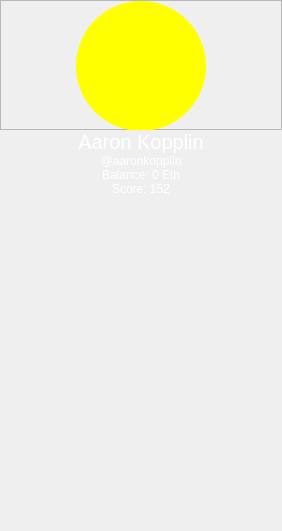
<?xml version="1.0" encoding="UTF-8"?>
<ui version="4.0">
 <class>Frame</class>
 <widget class="QFrame" name="Frame">
  <property name="geometry">
   <rect>
    <x>0</x>
    <y>0</y>
    <width>282</width>
    <height>531</height>
   </rect>
  </property>
  <property name="windowTitle">
   <string>Frame</string>
  </property>
  <layout class="QVBoxLayout" name="verticalLayout">
   <property name="spacing">
    <number>0</number>
   </property>
   <property name="leftMargin">
    <number>0</number>
   </property>
   <property name="topMargin">
    <number>0</number>
   </property>
   <property name="rightMargin">
    <number>0</number>
   </property>
   <property name="bottomMargin">
    <number>0</number>
   </property>
   <item>
    <widget class="QFrame" name="frame_11">
     <property name="sizePolicy">
      <sizepolicy hsizetype="Minimum" vsizetype="Fixed">
       <horstretch>0</horstretch>
       <verstretch>0</verstretch>
      </sizepolicy>
     </property>
     <property name="minimumSize">
      <size>
       <width>275</width>
       <height>130</height>
      </size>
     </property>
     <property name="maximumSize">
      <size>
       <width>16777215</width>
       <height>130</height>
      </size>
     </property>
     <property name="sizeIncrement">
      <size>
       <width>0</width>
       <height>130</height>
      </size>
     </property>
     <property name="styleSheet">
      <string notr="true"/>
     </property>
     <property name="frameShape">
      <enum>QFrame::StyledPanel</enum>
     </property>
     <property name="frameShadow">
      <enum>QFrame::Raised</enum>
     </property>
     <layout class="QHBoxLayout" name="horizontalLayout_9">
      <property name="spacing">
       <number>0</number>
      </property>
      <property name="leftMargin">
       <number>0</number>
      </property>
      <property name="topMargin">
       <number>0</number>
      </property>
      <property name="rightMargin">
       <number>0</number>
      </property>
      <property name="bottomMargin">
       <number>0</number>
      </property>
      <item>
       <widget class="QLabel" name="profile_label">
        <property name="sizePolicy">
         <sizepolicy hsizetype="Maximum" vsizetype="MinimumExpanding">
          <horstretch>0</horstretch>
          <verstretch>0</verstretch>
         </sizepolicy>
        </property>
        <property name="maximumSize">
         <size>
          <width>130</width>
          <height>130</height>
         </size>
        </property>
        <property name="styleSheet">
         <string notr="true">border-radius: 65px;
background-color: yellow;
min-width: 130px;
min-height: 130px;
</string>
        </property>
        <property name="text">
         <string/>
        </property>
       </widget>
      </item>
     </layout>
    </widget>
   </item>
   <item>
    <widget class="QLabel" name="name_label">
     <property name="styleSheet">
      <string notr="true">font-size: 20px; color: white;</string>
     </property>
     <property name="text">
      <string>Aaron Kopplin</string>
     </property>
     <property name="alignment">
      <set>Qt::AlignCenter</set>
     </property>
    </widget>
   </item>
   <item>
    <widget class="QLabel" name="username_label">
     <property name="styleSheet">
      <string notr="true">color: white;</string>
     </property>
     <property name="text">
      <string>@aaronkopplin</string>
     </property>
     <property name="alignment">
      <set>Qt::AlignCenter</set>
     </property>
    </widget>
   </item>
   <item>
    <widget class="QLabel" name="balance_label">
     <property name="styleSheet">
      <string notr="true">color: white;</string>
     </property>
     <property name="text">
      <string>Balance: 0 Eth</string>
     </property>
     <property name="alignment">
      <set>Qt::AlignCenter</set>
     </property>
    </widget>
   </item>
   <item>
    <widget class="QLabel" name="label_13">
     <property name="styleSheet">
      <string notr="true">color: white;</string>
     </property>
     <property name="text">
      <string>Score: 152</string>
     </property>
     <property name="alignment">
      <set>Qt::AlignCenter</set>
     </property>
    </widget>
   </item>
   <item>
    <spacer name="verticalSpacer_4">
     <property name="orientation">
      <enum>Qt::Vertical</enum>
     </property>
     <property name="sizeHint" stdset="0">
      <size>
       <width>20</width>
       <height>329</height>
      </size>
     </property>
    </spacer>
   </item>
  </layout>
 </widget>
 <resources/>
 <connections/>
</ui>
